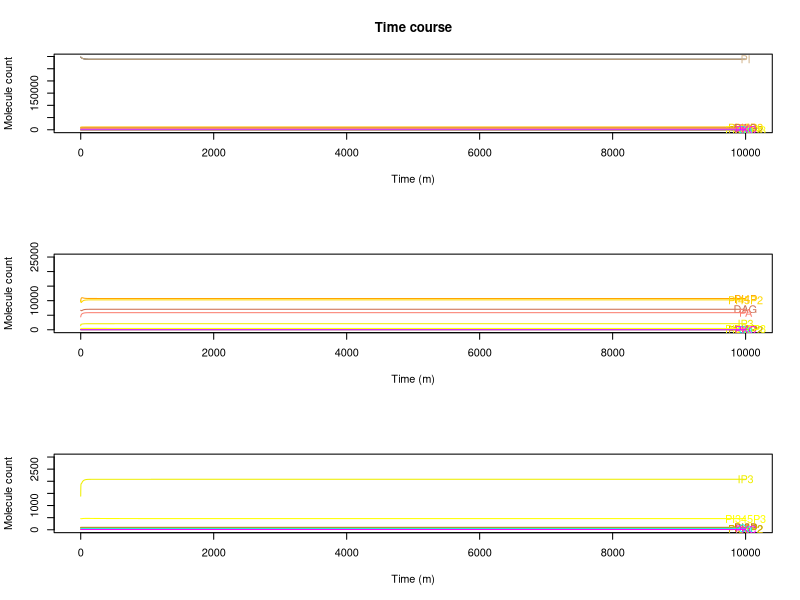

The R script that drew this image: (Note: this script raises an error after producing the figure.)
### Model ###
### This is basal - bistable ###

### Competition in the phosphatases ###
### regulation in PI3KI and PTEN    ###
### PLC, DAG, DGK, PA               ###
### PA and DAG 25% of PI4P		###
### 82% of PA comes from DGK		###

### There is a unspected bistability here. Change gamma_5K4P_5K_45P to .075

rm(list=ls())	#clean memory
graphics.off() 	#close plot windows



################## competition and regulation - this is basal ##########################

library(deSolve)	#library for solve diferential equations
#citation("deSolve")

# Insert the number of time units that the simulation will run
tmax=10000
# Insert the step of the simulation
tstep=1
t=seq(0,tmax+1,tstep) 	# time


mp1_Ca = 1				# Calcium metaparameter
mp2_PI3KI = 0.0006217539	# metaparameter for PI3KI
mp3_PTEN = 0.003			# metaparameter for PTEN
mp4_PLC = .3			# PLC metaparameter

HS = function (PA)(1 + 1.7*PA^3/(PA^3+7000^3))

PS = 150000

# Inicial states for variables
# insert, in the parentesis, the inicial value of the dependent variables (ex: X=2) 
state=c(PI =  297877.9,PI3P = 96.80468, PI4P = 9835.422, PI5P = 98.36936,
	PI35P2 = 21.57369, PI45P2 = 10042.65, PI34P2 = 44.92887,
	PI345P3 = 457.4147,
	pi_3KI_a = 281.6386, PTEN_a = 2.008187,
	DAG=6681.578,
	IP3=1386.709,
	PA=4430.644,
	Ca = 60,
	PIP5KI_PI4P=70,
	pi_4K_pip_5KI_PI4P=20,
	PKC = 12,
	PLC = 5,
	GPCR = 8.786603
	) 

# parameters and variables that are doing nothing and could be deleted
# pi_3KIc
# PTENc

# gamma_Ca
# gammaCa_
# PLCi






# insert, in the parentecis, the parameters and independent variables and their values (ex: const=5, rate=2). 
# If no parameters and independent variables just put a zero.
parameters=c(
		pi_3KI = 1000,			# this and PTEN control the level of PI(345)P3
		PTEN = 50,				# (phosphatase and tensin homologue deleted on chromosome 10) PI_3P family. This and pip_3K control the level of PI(345)P3 

		pi_3KII = 75,	      	# creates PI34P2 from PI4P. In vitro can phosphorilate PI to PI4P so effectly that the original name of this enzyme was PI_4K_type_I 
		pi_3KIII = 5,			# Phosphorilate PI into PI3P.
		pi_4K = 450,		   	# type II. Phosphorilate PI into PI4P. Very similar to PI_3Ks in structure. Type I was after all, PI_3KII 
		pi_Kfyve = 48,			# type III PIP_5K. Really diferent from the other PIP_5K.
		pip_5KIt = 600,			# Phosphorilate PI4P into PI45P2. Activated by PA.
		pip_5KII = 845,    		# Phosphorilate PI5P into PI45P2 
		pi_4K_pip_5KIt = 250,		# this is here because PI45P2 should not be inflenced by PI4P depletion

		SYNJ = 30, 				# phosphatase that transforms PI45P2 directly into PI
		SAC1 = 100,
		SAC2 = 1,
		SAC3 = 5,
		INPP4 = 50,
		TMEM55 = 20,
		MTMR1_6_14 = 63,
		MTMR78 = 18,

		ORCL1 = 3,
		INPP5BJ = 1,
		INPP5E = 1,
		SKIP = 5,
		SHIP2 = 1,

		PLCt = 10,  		# Phospholipase C. Breaks PI45P2 into DAG and IP3.
		DGK = 30,  			# Diacylglicerol Kinase. Transforms DAG into PA.
		LPP = 100,  		# Phosphatase that transforms PA into DAG, S1P into Shingosine and C1P into ceramide.

		gamma_0 = 15000, 
		gamma_4 = 150,
		gamma_3 = 10,

		gamma0_3a = 0*5.459875e+14, f0_3a_PI = 1.138439e-01 , 
		gamma0_3b = 8.809591e+14, f0_3b_PI = 0.1761429 , f0_3b_PI4P = -0.07030248,
		gamma0_3c = 5.459875e+14, f0_3c_PI = 1.138439e-01 , 			
		gamma3_0a = 4.557615e+13, f3_0a_PI3P = 0.9995614578, f3_0a_PI4P = -0.04385422, f3_0a_PI5P = -0.0004385422, f3_0a_PI35P2 = -0.0002192711, f3_0a_PI45P2_PI4P = -0.04385422, f3_0a_PI45P2_PI5P = -0.2383381, f3_0a_PI345P3 = -0.001668266, f3_0a_PI45P2_PI = -0.01096355,
		gamma3_0c = 5.096813e+12, f3_0c_PI3P = 0.9993781095, f3_0c_PI4P = -0.06218905, f3_0c_PI5P = -0.0006218905, f3_0c_PI35P2 = -0.0003109453,
		gamma3_0d = 3.059076e+12, f3_0d_PI3P = 9.993364e-01, f3_0d_PI35P2 = -3.317850e-04,
		gamma3_0e = 3.067331e+12, f3_0e_PI3P = 9.993362e-01,


		gamma0_4 = 5.100640e+14, f0_4_PI = 2.864618e-01,  
		gamma4_0a = 4.557615e+13, f4_0a_PI3P = -0.0004385422, f4_0a_PI4P = 0.95614578, f4_0a_PI5P = -0.0004385422, f4_0a_PI35P2 = -0.0002192711, f4_0a_PI45P2_PI4P = -0.04385422, f4_0a_PI45P2_PI5P = -0.2383381, f4_0a_PI345P3 = -0.001668266, f4_0a_PI45P2_PI = -0.01096355,
		gamma4_0c = 5.096813e+12, f4_0c_PI4P = 0.93781095, f4_0c_PI3P = -0.0006218905, f4_0c_PI5P = -0.0006218905, f4_0c_PI35P2 = -0.0003109453,


		gamma0_5 = 4.702825e+11, f0_5_PI = 0.5465332, f0_5_PI3P = -0.000377889,  
		gamma5_0a = 4.557615e+13, f5_0a_PI3P = -0.0004385422, f5_0a_PI4P = -0.04385422, f5_0a_PI5P = 0.9995614578, f5_0a_PI35P2 = -0.0002192711, f5_0a_PI45P2_PI4P = -0.04385422, f5_0a_PI45P2_PI5P = -0.2383381, f5_0a_PI345P3 = -0.001668266, f5_0a_PI45P2_PI = -0.01096355,
		gamma5_0c = 5.096813e+12, f5_0c_PI5P = 0.9993781095, f5_0c_PI3P = -0.0006218905, f5_0c_PI4P = -0.06218905, f5_0c_PI35P2 = -0.0003109453,

		gamma3_35 = 1.618325e+16, f3_35_PI3P = 0.999622111, f3_35_PI = -0.4534668,
		gamma35_3a = 4.557615e+13, f35_3a_PI3P = -0.0004385422, f35_3a_PI4P = -0.04385422, f35_3a_PI5P = -0.0004385422, f35_3a_PI35P2 = 0.9997807289, f35_3a_PI45P2_PI4P = -0.04385422, f35_3a_PI45P2_PI5P = -0.2383381, f35_3a_PI345P3 = -0.001668266, f35_3a_PI45P2_PI = -0.01096355,
		gamma35_3c = 5.096813e+12, f35_3c_PI35P2 = 0.9996890547, f35_3c_PI3P = -0.0006218905, f35_3c_PI4P = -0.06218905, f35_3c_PI5P = -0.0006218905,
		gamma35_3d = 3.060265e+12, f35_3d_PI35P2 = 9.999336e-01,
		gamma35_3e = 5.137691e+12, f35_3e_PI35P2 = 9.996894e-01, f35_3e_PI45P2 = -6.211936e-02, f35_3e_PI345P3 = -2.363093e-03,

		gamma4_45 = 8.493641e+15, f4_45_PI4P = 4.596175e-02, f4_45_PA = 0.2, f4_45_PI45P2 = -0.05,
		gamma45_4a = 4.557615e+13, f45_4a_PI3P = -0.0004385422, f45_4a_PI4P = -0.04385422, f45_4a_PI5P = -0.0004385422, f45_4a_PI35P2 = -0.0002192711, f45_4a_PI45P2_PI4P = 0.95614578, f45_4a_PI45P2_PI5P = -0.2383381, f45_4a_PI345P3 = -0.001668266, f45_4a_PI45P2_PI = -0.01096355,
	 	gamma45_4c = 5.133984e+12, f45_4c_PI45P2 = 9.378613e-01, f45_4c_PI345P3 = -2.363827e-03,
		gamma45_4d = 5.137691e+13, f45_4d_PI45P2 = 9.378806e-01, f45_4d_PI35P2 = -3.105968e-04, f45_4d_PI345P3 = -2.363093e-03,

		gamma5_45 = 2.946989e+13, f5_45_PI5P = 8.784401e-01,
		gamma45_5a = 3.237862e+12, f45_5a_PI3P = -0.0004385422, f45_5a_PI4P = -0.04385422, f45_5a_PI5P = -0.0004385422, f45_5a_PI35P2 = -0.0002192711, f45_5a_PI45P2_PI4P = -0.04385422, f45_5a_PI45P2_PI5P = 0.7616619, f45_5a_PI345P3 = -0.001668266, f45_5a_PI45P2_PI = -0.01096355,
		gamma45_5c = 4.133048e+12, f45_5c_PI45P2 = 6.487218e-01,   	
   	
		gamma45_345 = 1.888500e+14, f45_345_PI45P2 = 3.063327e-01,
		gamma345_45 = 2.904971e+15, f345_45_PI345P3 = 9.555746e-01, f345_45_PI34P2 = -1.101822e-04,
		gamma35_5 = 6.059076e+14, f35_5_PI35P2 = 9.996682e-01, f35_5_PI3P = -6.635700e-04,
	
		gamma34_3 = 1.333061e+12, f34_3_PI34P2 = 9.981983e-01,

		gamma345_34a = 2.476815e+12, f345_34a_PI3P = -0.0004385422, f345_34a_PI4P = -0.04385422, f345_34a_PI5P = -0.0004385422, f345_34a_PI35P2 = -0.0002192711, f345_34a_PI45P2_PI4P = -0.04385422, f345_34a_PI45P2_PI5P = -0.2383381, f345_34a_PI345P3 = 0.998331734, f345_34a_PI45P2_PI = -0.01096355,
		gamma345_34c = 2.790040e+11, f345_34c_PI345P3 = 9.976362e-01, f345_34c_PI45P2 = -6.213866e-02,
		gamma345_34d = 2.792054e+11, f345_34d_PI345P3 = 9.976369e-01, f345_34d_PI35P2 = -3.105968e-04, f345_34d_PI45P2 = -6.211936e-02,
		gamma345_34e = 1.678636e+11, f345_34e_PI345P3 = 9.981984e-01,

		gammai_ = 0.045,
		gamma0_45 = 2.666243e+14, f0_45_PI = 2.864618e-01, f0_45_PA = 0.2, f0_45_PI45P2 = -0.05,
		gamma4_34a = 0*5.229823e+12, f4_34a_PI4P = 5.009150e-01,
		gamma4_34b = 5.638138e+14, f4_34b_PI4P = 0.92969752, f4_34b_PI = -0.8238571 ,
		gamma34_4 = 5.043352e+11, f34_4_PI34P2 = 9.998898e-01, f34_4_PI345P3 = -4.442544e-02,
		gamma45_0 = 1.139404e+12, f45_0_PI3P = 0.9995614578, f45_0_PI4P = -0.04385422, f45_0_PI5P = -0.0004385422, f45_0_PI35P2 = -0.0002192711, f45_0_PI45P2_PI4P = -0.04385422, f45_0_PI45P2_PI5P = -0.2383381, f45_0_PI345P3 = -0.001668266, f45_0_PI45P2_PI = -0.01096355
		)
				
parameters=c(parameters,
		gammaPI3KIc_PI3KIa = mp2_PI3KI * 0.005385984, fPI3KIc_PI3KIa_pi_3KI_c = 1, fPI3KIc_PI3KIa_PI345P3 = .7, 
		gammaPI3KIa_PI3KIc = mp2_PI3KI, fPI3KIa_PI3KIc_pi_3KI_a = 1,
 
		gammaPTENc_PTENa = mp3_PTEN * 4.166667e-06, fPTENc_PTENa_PTEN_c = 1, fPTENc_PTENa_PI45P2 = 1, 
		gammaPTENa_PTENc = mp3_PTEN, fPTENa_PTENc_PTEN_a =1, fPTENa_PTENc_PI345P3 = 1,

		gamma45_DAG = 1.878461e+19, f45_DAG_PI45P2 = 9.770418e-01, f45_DAG_PI4P = -1.260449e-02, f45_DAG_PS = -9.642438e-01,
		gammaPA_DAG = 5.538472e+11, fPA_DAG_PA = 9.652797e-01,						
		gammaDAG_PA = 1.652729e+13, fDAG_PA_DAG = 9.475506e-01,
		gamma_DAG = 0.00001,
		gammaDAG_ = .11, f104_DAG = 1,
		gamma_PA = 4,
		gammaPA_ = 0.11, f106_PA = 1,
		gammaPC_PA = 3, f_PC_PA_PKC = .63, f_PC_PA_PI45P2 = .3,
		gammaIP3_ = .5, f107_IP3 = 1,

		gamma_5K_5K4P = .001, f_5K_PA_inactiv = -.3,
		gamma_5K4P_5K = 0.17, f_5K4P_5K_PA = .2,

		gamma_4K5K_4K5K4P = .003, f_4K5K_PA_inactiv = -.3, 
		gamma_4K5K4P_4K5K =  0.1584893, f_4K5K4P_4K5K_PA = .2,

		Ca_t = 1000, 					# total Calcium
		f_IP3_Ca_IP3 = 8, f_IP3_Ca_CaER = 1
		)

parameters = c(parameters,
		gamma_Ca =  as.numeric(mp1_Ca * ( state[names(state)=='Ca']/( parameters[names(parameters)=='Ca_t'] - state[names(state)=='Ca'] ) )), f__Ca_CaER = 1, 
		gammaIP3_Ca =  0, 
		gammaCa_ = 1, f_Ca_Ca = 1,

		gamma_PKC_in = .2, f_PKC_in_CA = 1,
		gamma_PKC_out = 1, f_PKC_out_PKC = 1,

		f_PLC_i_a_PLCi = 1, f_PLC_i_a_Ca = .3, f_PLC_a_i_GPCR = .7
		)

parameters = c(parameters,
		gamma_PLC_i_a = as.numeric(mp4_PLC * (state[names(state)=='PLC']/((parameters[names(parameters)=='PLCt'] - state[names(state)=='PLC'])*(state[names(state)=='Ca']^parameters[names(parameters)=='f_PLC_i_a_Ca'])*(state[names(state)=='GPCR']^parameters[names(parameters)=='f_PLC_a_i_GPCR'])))), 
		gamma_PLC_a_i = mp4_PLC, f_PLC_a_i_PLC = 1,

		gamma_GPCR_in = .6, f_GPCR_in_PKC = -.331,
		gamma_GPCR_out = .03, f_GPCR_out_GPCR = 1,

		gamma4_DAG = 2.546895e+18, f4_DAG_PI4P = 9.873955e-01, f4_DAG_PI45P2 = -2.295818e-02, f4_DAG_PS = -9.642438e-01
		)   
#Pars=as.data.frame(t(parameters)) #create a data.frame p with the same information in vector parameters
#attach(Pars) # put all colunms of p as variables in memory
# cbind(1:length(parameters),parameters)

equations=function(t,state,parameters) 	# function containing the diferential equations
	{with(as.list(c(state,parameters)),
		{
		#rate of change (velocities of the variables concentration changes), the actual diferencial equations
		# insert the diferentical equations (ex: dX=const*X^rate or dX=5*X^2)

		pip_5KI = pip_5KIt - PIP5KI_PI4P

		pi_4K_pip_5KI = pi_4K_pip_5KIt - pi_4K_pip_5KI_PI4P
	
		PLCi = PLCt - PLC
		V_PLC_i_a = gamma_PLC_i_a * (PLCt - PLC)^f_PLC_i_a_PLCi * Ca^f_PLC_i_a_Ca * GPCR^f_PLC_a_i_GPCR
		V_PLC_a_i = gamma_PLC_a_i * PLC^f_PLC_a_i_PLC 
		
		V_0 = gamma_0
		V_4 = gamma_4
		V_3 = gamma_3

		V0_3a = gamma0_3a*PI^f0_3a_PI * pi_3KI_a * 123.245 * 1.66*10^-18
		V0_3b = gamma0_3b * PI^f0_3b_PI * PI4P^f0_3b_PI4P * pi_3KII * 180.983 * 1.66*10^-18
		V0_3c = gamma0_3c*PI^f0_3c_PI*pi_3KIII  * 101.549 * 1.66*10^-18
		V3_0a = gamma3_0a * PI3P^f3_0a_PI3P * PI4P^f3_0a_PI4P * PI5P^f3_0a_PI5P * PI35P2^f3_0a_PI35P2 * PI45P2^f3_0a_PI45P2_PI4P * PI45P2^f3_0a_PI45P2_PI5P * PI345P3^f3_0a_PI345P3 * PI45P2^f3_0a_PI45P2_PI * SYNJ * 185.272 *1.66*10^-18
		V3_0c = gamma3_0c * PI3P^f3_0c_PI3P * PI4P^f3_0c_PI4P * PI5P^f3_0c_PI5P * PI35P2^f3_0c_PI35P2 * SAC1 * 66.967 * 1.66*10^-18
		V3_0d = gamma3_0d * PI3P^f3_0d_PI3P * PI35P2^f3_0d_PI35P2 * MTMR1_6_14 * 69.932 * 1.66*10^-18
		V3_0e = gamma3_0e*PI3P^f3_0e_PI3P * MTMR78 * 75.833 * 1.66*10^-18

		V0_4 = gamma0_4*PI^f0_4_PI* pi_4K * 109.711 * 1.66*10^-18
		V4_0a = gamma4_0a * PI3P^f4_0a_PI3P * PI4P^f4_0a_PI4P * PI5P^f4_0a_PI5P * PI35P2^f4_0a_PI35P2 * PI45P2^f4_0a_PI45P2_PI4P * PI45P2^f4_0a_PI45P2_PI5P * PI345P3^f4_0a_PI345P3 * PI45P2^f4_0a_PI45P2_PI * SYNJ * 185.272 *1.66*10^-18
		V4_0c = gamma4_0c * PI4P^f4_0c_PI4P * PI3P^f4_0c_PI3P * PI5P^f4_0c_PI5P * PI35P2^f4_0c_PI35P2 * SAC1 * 66.967 * 1.66*10^-18

		V0_5 = gamma0_5 * PI^f0_5_PI * PI3P^f0_5_PI3P * pi_Kfyve * 237.136 * 1.66*10^-18
		V5_0a = gamma5_0a * PI3P^f5_0a_PI3P * PI4P^f5_0a_PI4P * PI5P^f5_0a_PI5P * PI35P2^f5_0a_PI35P2 * PI45P2^f5_0a_PI45P2_PI4P * PI45P2^f5_0a_PI45P2_PI5P * PI345P3^f5_0a_PI345P3 * PI45P2^f5_0a_PI45P2_PI * SYNJ * 185.272 *1.66*10^-18
		V5_0c = gamma5_0c * PI5P^f5_0c_PI5P * PI3P^f5_0c_PI3P * PI4P^f5_0c_PI4P * PI35P2^f5_0c_PI35P2 * SAC1 * 66.967 * 1.66*10^-18

		V3_35 = gamma3_35 * PI3P^f3_35_PI3P * PI^f3_35_PI * pi_Kfyve * 237.136 * 1.66*10^-18
		V35_3a = gamma35_3a * PI3P^f35_3a_PI3P * PI4P^f35_3a_PI4P * PI5P^f35_3a_PI5P * PI35P2^f35_3a_PI35P2 * PI45P2^f35_3a_PI45P2_PI4P * PI45P2^f35_3a_PI45P2_PI5P * PI345P3^f35_3a_PI345P3 * PI45P2^f35_3a_PI45P2_PI * SYNJ * 185.272 *1.66*10^-18
		V35_3c = gamma35_3c * PI35P2^f35_3c_PI35P2 * PI3P^f35_3c_PI3P * PI4P^f35_3c_PI4P * PI5P^f35_3c_PI5P * SAC1 * 66.967 * 1.66*10^-18
		V35_3d = gamma35_3d*PI35P2^f35_3d_PI35P2* SAC3 * 103.635 * 1.66*10^-18
		V35_3e = gamma35_3e * PI35P2^f35_3e_PI35P2 * PI45P2^f35_3e_PI45P2 * PI345P3^f35_3e_PI345P3 * INPP5E * 70.205 * 1.66*10^-18

		V4_45 = gamma4_45 * PI4P^f4_45_PI4P * pip_5KI * 65.643 *1.66*10^-18 * HS(PA) * PI45P2^f4_45_PI45P2
		V45_4a = gamma45_4a * PI3P^f45_4a_PI3P * PI4P^f45_4a_PI4P * PI5P^f45_4a_PI5P * PI35P2^f45_4a_PI35P2 * PI45P2^f45_4a_PI45P2_PI4P * PI45P2^f45_4a_PI45P2_PI5P * PI345P3^f45_4a_PI345P3 * PI45P2^f45_4a_PI45P2_PI * SYNJ * 185.272 *1.66*10^-18
		V45_4c = gamma45_4c * PI45P2^f45_4c_PI45P2 * PI345P3^f45_4c_PI345P3 * (ORCL1 * 104.205 * 1.66*10^-18 + INPP5BJ * 96.755 * 1.66*10^-18 + SKIP * 51.090 * 1.66*10^-18 + SAC2 * 128.407* 1.66*10^-18)
 		V45_4d = gamma45_4d * PI45P2^f45_4d_PI45P2 * PI35P2^f45_4d_PI35P2 * PI345P3^f45_4d_PI345P3 * INPP5E * 70.205 * 1.66*10^-18

		V5_45 = gamma5_45*PI5P^f5_45_PI5P*pip_5KII * 46.968 *1.66*10^-18
		V45_5a = gamma45_5a * PI3P^f45_5a_PI3P * PI4P^f45_5a_PI4P * PI5P^f45_5a_PI5P * PI35P2^f45_5a_PI35P2 * PI45P2^f45_5a_PI45P2_PI4P * PI45P2^f45_5a_PI45P2_PI5P * PI345P3^f45_5a_PI345P3 * PI45P2^f45_5a_PI45P2_PI * SYNJ * 185.272 *1.66*10^-18
		V45_5c = gamma45_5c*PI45P2^f45_5c_PI45P2 * TMEM55 * 28.470 * 1.66*10^-18

		V45_345 = gamma45_345*PI45P2^f45_345_PI45P2 * pi_3KI_a * 123.245 * 1.66*10^-18
		V345_45 = gamma345_45 * PI345P3^f345_45_PI345P3 * PI34P2^f345_45_PI34P2 * PTEN_a * 47.166 * 1.66*10^-18

		V35_5 = gamma35_5 * PI35P2^f35_5_PI35P2 * PI3P^f35_5_PI3P * MTMR1_6_14 * 69.932 * 1.66*10^-18

		V34_3 = gamma34_3*PI34P2^f34_3_PI34P2 * INPP4 * 107.347 * 1.66*10^-18

		V345_34a = gamma345_34a * PI3P^f345_34a_PI3P * PI4P^f345_34a_PI4P * PI5P^f345_34a_PI5P * PI35P2^f345_34a_PI35P2 * PI45P2^f345_34a_PI45P2_PI4P * PI45P2^f345_34a_PI45P2_PI5P * PI345P3^f345_34a_PI345P3 * PI45P2^f345_34a_PI45P2_PI * SYNJ * 185.272 *1.66*10^-18
		V345_34c = gamma345_34c * PI345P3^f345_34c_PI345P3 * PI45P2^f345_34c_PI45P2 * (ORCL1 * 104.205 * 1.66*10^-18 + INPP5BJ * 96.755 * 1.66*10^-18 + SKIP  * 51.090 * 1.66*10^-18 + SAC2 * 128.407* 1.66*10^-18)
		V345_34d = gamma345_34d * PI345P3^f345_34d_PI345P3 * PI35P2^f345_34d_PI35P2 * PI45P2^f345_34d_PI45P2 * INPP5E * 70.205 * 1.66*10^-18
		V345_34e = gamma345_34e*PI345P3^f345_34e_PI345P3* SHIP2 * 138.599 * 1.66*10^-18

		V45_  = gammai_*PI45P2
		V0_   = gammai_*PI
		V4_   = gammai_*PI4P
		V345_ = gammai_*PI345P3
		V3_   = gammai_*PI3P
		V35_  = gammai_*PI35P2
		V5_   = gammai_*PI5P
		V34_  = gammai_*PI34P2

		V0_45 = gamma0_45 * PI^f0_45_PI * pi_4K_pip_5KI * 248.608 * 1.66*10^-18  * HS(PA) * PI45P2^f0_45_PI45P2

		V4_34a = gamma4_34a*PI4P^f4_34a_PI4P* pi_3KI_a * 123.245 * 1.66*10^-18
		V4_34b = gamma4_34b * PI4P^f4_34b_PI4P * PI^f4_34b_PI * pi_3KII * 180.983 * 1.66*10^-18 
		V34_4 = gamma34_4 * PI34P2^f34_4_PI34P2 * PI345P3^f34_4_PI345P3 * PTEN_a * 47.166 * 1.66*10^-18

		V45_0 = gamma45_0 * PI3P^f45_0_PI3P * PI4P^f45_0_PI4P * PI5P^f45_0_PI5P * PI35P2^f45_0_PI35P2 * PI45P2^f45_0_PI45P2_PI4P * PI45P2^f45_0_PI45P2_PI5P * PI345P3^f45_0_PI345P3 * PI45P2^f45_0_PI45P2_PI * SYNJ * 185.272 *1.66*10^-18 
		V45_0_inpp5e = gamma45_4d * PI45P2^f45_4d_PI45P2 * INPP5E^2 * 70.205 *1.66*10^-18 

		pi_3KI_c = pi_3KI - pi_3KI_a
		VPI3KIc_PI3KIa = gammaPI3KIc_PI3KIa * (pi_3KI - pi_3KI_a) ^ fPI3KIc_PI3KIa_pi_3KI_c * PI345P3 ^ fPI3KIc_PI3KIa_PI345P3
		VPI3KIa_PI3KIc = gammaPI3KIa_PI3KIc * pi_3KI_a

		PTEN_c = PTEN - PTEN_a
		VPTENc_PTENa = gammaPTENc_PTENa * (PTEN - PTEN_a) ^ fPTENc_PTENa_PTEN_c * PI45P2 ^ fPTENc_PTENa_PI45P2
		VPTENa_PTENc = gammaPTENa_PTENc * PTEN_a ^ fPTENa_PTENc_PTEN_a 

		V45_DAG = gamma45_DAG * PI45P2^(f45_DAG_PI45P2) * PI4P^(f45_DAG_PI4P) * PS^(f45_DAG_PS) * PLC * 88.4215 *1.66*10^-18
		VPA_DAG = gammaPA_DAG * PA^fPA_DAG_PA * LPP * 32.574 * 1.66*10^-18
		VDAG_PA = gammaDAG_PA * DAG^fDAG_PA_DAG * DGK * 116.997 *1.66*10^-18
		V_DAG = gamma_DAG 
		VDAG_ = gammaDAG_ * DAG^f104_DAG 
		V_PA = gamma_PA 
		VPA_ = gammaPA_ * PA^f106_PA
		VPC_PA = gammaPC_PA * PKC^f_PC_PA_PKC * PI45P2^f_PC_PA_PI45P2
		VIP3_ = gammaIP3_ * IP3^f107_IP3

		V5K_5K4P = gamma_5K_5K4P * PI4P * pip_5KI * PA^f_5K_PA_inactiv
		V5K4P_5K = gamma_5K4P_5K * PIP5KI_PI4P * PA^f_5K4P_5K_PA

		V4K5K_4K5K4P = gamma_4K5K_4K5K4P * PI4P * pi_4K_pip_5KI * PA^f_4K5K_PA_inactiv
		V4K5K4P_4K5K = gamma_4K5K4P_4K5K * pi_4K_pip_5KI_PI4P * PA^f_4K5K4P_4K5K_PA
		
		V_Ca = mp1_Ca * ( state[names(state)=='Ca']/( Ca_t - state[names(state)=='Ca'] ) ) * (Ca_t - Ca)^f__Ca_CaER
		VIP3_Ca = gammaIP3_Ca * IP3^f_IP3_Ca_IP3 * (Ca_t - Ca)^f_IP3_Ca_CaER
		VCa_ = mp1_Ca * Ca^f_Ca_Ca

		V_PKC_in = gamma_PKC_in * Ca^f_PKC_in_CA
		V_PKC_out = gamma_PKC_out * PKC^f_PKC_out_PKC

		V_GPCR_in = gamma_GPCR_in * PKC^f_GPCR_in_PKC
		V_GPCR_out = gamma_GPCR_out * GPCR^f_GPCR_out_GPCR

		V_PI4P_DAG = gamma4_DAG * PI4P^(f4_DAG_PI4P) * PI45P2^(f4_DAG_PI45P2) * PS^(f4_DAG_PS) * PLC * 88.4215 *1.66*10^-18

		dPI = V_0 + V3_0a + V3_0c + V3_0d + V3_0e + V4_0a + V4_0c + V5_0a  + V5_0c + V45_0 - V0_3a - V0_3b - V0_3c - V0_4 - V0_5 - V0_ - V0_45 + V45_0_inpp5e
		dPI3P = V_3 + V0_3a + V0_3b + V0_3c + V35_3a + V35_3c + V35_3d + V35_3e + V34_3 - V3_0a - V3_0c - V3_0d - V3_0e - V3_35 - V3_
		dPI4P = V_4 + V0_4 + V45_4a + V45_4c + V45_4d + V34_4 - V4_0a  - V4_0c - V4_45 - V4_ - V4_34a - V4_34b - V_PI4P_DAG 

		dPI5P = V0_5 + V35_5 + V45_5a + V45_5c - V5_0a - V5_0c - V5_45 - V5_
		dPI35P2 = V3_35 - V35_3a - V35_3c - V35_3d - V35_3e - V35_5 - V35_
		dPI45P2 = V4_45 + V5_45 + V345_45 + V0_45 - V45_4a - V45_4c - V45_4d - V45_5a  - V45_5c - V45_345 - V45_ - V45_0 - V45_DAG - V45_0_inpp5e
		dPI34P2 = V345_34a + V345_34c + V345_34d + V345_34e + V4_34a + V4_34b - V34_3 - V34_ - V34_4
		dPI345P3 = V45_345 - V345_45 - V345_34a - V345_34c - V345_34d - V345_34e - V345_		
	
		dpi_3KI_a = (VPI3KIc_PI3KIa - VPI3KIa_PI3KIc) 
		dPTEN_a = VPTENc_PTENa - VPTENa_PTENc 

		dDAG = V_DAG + VPA_DAG  + V_PI4P_DAG + V45_DAG - VDAG_PA - VDAG_ #+ V_PI_DAG
		dIP3 = V45_DAG - VIP3_
		dPA = V_PA + VDAG_PA + VPC_PA - VPA_DAG - VPA_ 
		dCa = 0 # V_Ca + VIP3_Ca - VCa_

		dPIP5KI_PI4P = 0 #V5K_5K4P - V5K4P_5K

		dpi_4K_pip_5KI_PI4P = 0 #V4K5K_4K5K4P - V4K5K4P_4K5K

		dPKC = 0 #V_PKC_in - V_PKC_out

		dPLC = 0 # V_PLC_i_a - V_PLC_a_i	

		dGPCR = V_GPCR_in - V_GPCR_out

		# return the rate of change 
		# insert, in the parentecis, the variables that you want to store the values (ex:dX)
		list(dy=c(dPI, dPI3P, dPI4P, dPI5P,dPI35P2,dPI45P2,dPI34P2,dPI345P3,dpi_3KI_a,dPTEN_a,dDAG,dIP3,dPA,dCa,dPIP5KI_PI4P,dpi_4K_pip_5KI_PI4P,dPKC,dPLC,dGPCR),
				count=c(pip_5KI,pi_4K_pip_5KI,
					V_0,V0_3a,V0_3b,V0_3c,V3_0a,V3_0c,V3_0d,V3_0e,V0_4,V4_0a,V4_0c,V0_5,V5_0a,V5_0c,V3_35,V35_3a,V35_3c,V35_3d,V35_3e,V4_45,V45_4a,V45_4c,V45_4d,V5_45,V45_5a,V45_5c,V45_345,V345_45,V_4,V35_5,V_3,V34_3,V345_34a,V345_34c,V345_34d,V345_34e,
					V45_,V0_,V4_,V345_,V3_,V35_,V5_,V34_,
					V0_45,V4_34a,V4_34b,V34_4,V45_0,V45_0_inpp5e,
					VPI3KIc_PI3KIa,VPI3KIa_PI3KIc,VPTENc_PTENa,VPTENa_PTENc,
					V45_DAG,VPA_DAG,VDAG_PA,V_DAG,VDAG_,V_PA,VPA_,VPC_PA,VIP3_,
					V5K_5K4P,V5K4P_5K,
					V4K5K_4K5K4P,V4K5K4P_4K5K,
					V_Ca, VIP3_Ca,VCa_,
					V_PKC_in,V_PKC_out,
					PLCi,V_PLC_i_a,V_PLC_a_i,
					V_GPCR_in,V_GPCR_out,
					V_PI4P_DAG
					))
		})
	}

perturbations=cbind(c('NA','NA'),c('NA','NA'),c('NA','NA'))	# initiation of perturbations matrix, if unaltered it will do no perturbations






################################## Cruncher function - ode integrator that deals with perturbations ###############################
Cruncher = function (state,t,equations,parameters,perturbations=cbind(c('NA','NA'),c('NA','NA'),c('NA','NA')))
	{

	# running the ode solver
	out_test=NA #cleanning out_MC vector

	# initializating the matrix out1 and out, necessary for the cycle
	out1=rbind(rep(0,1,length(state)+1),c(t=0,state))
	out_test=matrix()

	if (perturbations[1,1]=='NA') # if no perturbations an ordinary ODE is run
		{out_test <- ode(y = state, times = t, func = equations, parms=parameters)}

	if (perturbations[1,1]!='NA') # if there are perturbations, then go to the for cycle
		{
		if (tmax<max(perturbations[1:(nrow(perturbations)-1),1])) {cat("Time error: Last perturbation later than tmax.Please alter tmax or perturbation time.", "\n")}
		for (i in 1:(nrow(perturbations)-1)) # the number of perturbations is nrow(perturbations)-1 because the first line on the perturbations matrix is just to permit the inicial values to be used
			{
			t=seq(max(0,tail(out1[,1],1)+1),perturbations[i+1,1]-1,tstep)  	# set the time intervals #?#
	
			state=out1[nrow(out1),(2:(length(state)+1))]			# retrive the last values of the variables
			for (j in 1:length(state)) 						# check for variables perturbations
				{
				if (names(state)[j]==perturbations[i,2])			# if a perturbation is in a variable this will alter the variable value in the state vector
					{
					state[j]=perturbations[i,3]
					}
				}
			for (k in 1:length(parameters)) 						# check for variables perturbations
				{
				if (names(parameters)[k]==perturbations[i,2])			# if a perturbation is in a variable this will alter the variable value in the state vector
					{
					parameters[k]=perturbations[i,3]
					}
				}

			out1 <- ode(y = state, times = t, func = equations,parms=parameters)	# good and old ode
			if (is.na(out_test[1,1])) {out_test=out1} else {out_test=rbind(out_test,out1)} 			# store the values of the last interval	
			}
		names(out_test)[1]='time'
		}
	out_test
	}

# out_test = Cruncher(state,t,equations,parameters)						# no perturbations
# perturbations1 = Perturb(parameters)
# out_test = Cruncher(state,t,equations,parameters,perturbations)			# with perturbations
# edit(out_test)




# Finaly remove the # form the front of all the next code lines
# On the first column put the time of the perturbation
#ptime=c(0,1000,1500,2000,2500,3000,3500,4000,4500,5000,5500,6000,6500,7000,8000,max(t));
# On the second column put the variables to be altered. (ex: 'X')
#pvar=c('novar','PLC','PLC','PLC','PLC','PLC','PLC','PLC','PLC','PLC','PLC','PLC','PLC','DGK','DGK','novar')
# On the third the new value for the variable.
#pval=c(NA,
#	state[18]*0.01,
#	state[18],
#	state[18]*1,
#	state[18],
##	state[18]*2,
#	state[18],
#	state[18]*3,
#	state[18],
#	state[18]*4,
#	state[18],
#	state[18]*5,
#	state[18],
#	parameters[names(parameters)=='DGK']*0.10,
#	parameters[names(parameters)=='DGK'],
#	NA)
#perturbations=data.frame(time=ptime,var=pvar,val=pval)
#perturbations




out = Cruncher(state,t,equations,parameters,perturbations)
# edit(out)
# View(out)

str(out)
varnames=c('Time (s)','PI','PI3P','PI4P','PI5P','PI35P2','PI45P2','PI34P2','PI345P3',
		'pi_3KI_a','PTEN_a','DAG','IP3','PA','Ca','PIP5KI_PI4P','pi_4K_pip_5KI_PI4P','PKC','PLC','GCPR') 
varcolors=c('gray','tan','orange3','orange','orange3','gold3','gold','gold3','yellow','red','deepskyblue3','salmon3','yellow2','salmon','cyan','tan3','tan4','magenta','black','red')
#  cbind(1:length(varnames),varnames,varcolors)

# naming fluxes in out
flux_names=c(
		'pip_5KI','pi_4K_pip_5KI',
		'V_0','V0_3a','V0_3b','V0_3c','V3_0a','V3_0c','V3_0d','V3_0e','V0_4','V4_0a','V4_0c','V0_5','V5_0a','V5_0c',
		'V3_35','V35_3a','V35_3c','V35_3d','V35_3e','V4_45','V45_4a','V45_4c','V45_4d','V5_45','V45_5a','V45_5c',
		'V45_345','V345_45','V_4','V35_5','V_3','V34_3','V345_34a','V345_34c','V345_34d','V345_34e','V45_','V0_','V4_',
		'V345_','V3_','V35_','V5_','V34_','V0_45','V4_34a','V4_34b','V34_4','V45_0',
		'VPI3KIc_PI3KIa','VPI3KIa_PI3KIc',
		'VPTENc_PTENa','VPTENa_PTENc',
		'V45_DAG','VPA_DAG','VDAG_PA','V_DAG','VDAG_','V_PA','VPA_','VPC_PA','VIP3_',
		'V5K_5K4P','V5K4P_5K',
		'V4K5K_4K5K4P','V4K5K4P_4K5K',
		'V_Ca','VIP3_Ca','VCa_',
		'V_PKC_in','V_PKC_out',
		'PLCi','V_PLC_i_a','V_PLC_a_i',
		'V_GPCR_in','V_GPCR_out',
		'V_PI4P_DAG'
		)
colnames(out)[(length(state)+2):dim(out)[2]]=flux_names


(tail(out,3))[,1:20]



par(mfrow=c(3,1))
# time plot
plot(out[,1],out[,2],type='l',col=1,ylim=c(0,max(out[,2:9])),main='Time course',xlab='Time (m)',ylab='Molecule count')
for (i in c(2:9,12,13,14,15,18)) 
	{
	points(out[,1],out[,i],type='l',col=varcolors[i])
	text(tmax,out[tmax-1,i],varnames[i],col=varcolors[i])
	}

plot(out[,1],out[,2],type='l',col=1,ylim=c(0,25000),xlab='Time (m)',ylab='Molecule count')
for (i in c(2:9,12,13,14,15,18)) 
	{
	points(out[,1],out[,i],type='l',col=varcolors[i])
	text(tmax,out[tmax-1,i],varnames[i],col=varcolors[i])
	}

plot(out[,1],out[,2],type='l',col=1,ylim=c(0,3000),xlab='Time (m)',ylab='Molecule count')
for (i in c(2:9,12,13,14,15,18)) 
	{
	points(out[,1],out[,i],type='l',col=varcolors[i])
	text(tmax,out[tmax-1,i],varnames[i],col=varcolors[i])
	}
par(mfrow=c(1,1))

windows()
par(mfrow=c(2,2))
plot(out[,1],out[,10],type='l',col=1,ylim=c(0,max(out[,10:11])),main='PIK3 PTEN',xlab='Time (m)',ylab='Molecule count')
points(out[,1],out[,10],type='l',col=varcolors[10])
text(tmax,out[tmax-1,10],varnames[10],col=varcolors[10])
points(out[,1],out[,11],type='l',col=varcolors[11])
text(tmax,out[tmax-1,11],varnames[11],col=varcolors[11])

plot(out[,1],out[,16],ylim=c(0,200),type='l',col=varcolors[16],main='PIP5KI')
text(tmax,out[tmax-1,16],varnames[16],col=varcolors[16])
points(out[,1],out[,21],type='l',col='violet')
text(tmax,out[tmax-1,21],names(out[tmax-1,21]),col='violet')

plot(out[,1],out[,17],ylim=c(0,200),type='l',col=varcolors[17],main='PI4K_PIP5KI_DVL')
text(tmax,out[tmax-1,17],varnames[17],col=varcolors[17])
points(out[,1],out[,22],type='l',col='mediumvioletred')
text(tmax,out[tmax-1,22],names(out[tmax-1,22]),col='mediumvioletred')

plot(out[,1],out[,19],ylim=c(0,20),type='l',col=varcolors[19],main='PLC')
text(tmax,out[tmax-1,19],varnames[19],col=varcolors[19])
points(out[,1],out[,94],type='l',col='mediumvioletred')
text(tmax,out[tmax-1,94],names(out[tmax-1,94]),col='mediumvioletred')
par(mfrow=c(1,1))

windows()
plot(out[,1],out[,12],type='l',col='blue',ylim=c(0,max(out[,12:14])),main='Time course',xlab='Time (m)',ylab='Molecule count')
points(out[,1],out[,12],type='l',col=varcolors[12])
text(tmax,out[tmax-1,12],varnames[12],col=varcolors[12])
points(out[,1],out[,13],type='l',col=varcolors[13])
text(tmax,out[tmax-1,13],varnames[13],col=varcolors[13])
points(out[,1],out[,14],type='l',col=varcolors[14])
text(tmax,out[tmax-1,14],varnames[14],col=varcolors[14])
points(out[,1],out[,15],type='l',col=varcolors[15])
text(tmax,out[tmax-1,15],varnames[15],col=varcolors[15])
points(out[,1],out[,18],type='l',col=varcolors[18])
text(tmax,out[tmax-1,18],varnames[18],col=varcolors[18])
points(out[,1],out[,20],type='l',col=varcolors[20])
text(tmax,out[tmax-1,20],varnames[20],col=varcolors[20])
				

           
# list (primitive)
(head(out,3))[,1:20]
(tail(out,3))[,1:20]

sum(out[nrow(out),2:9])

# edit(out)





# normalized graphs
stst=out[500,]						# getting steady state at time 500
out_n=cbind(time=out[1],out[,2:ncol(out)])
#tail(out_n)
out_norm=out[,1]						# creating matrix out_norm to store the normalized information
for (i in 2:ncol(out))
	{
	newc=c(out_n[,i]/as.numeric(stst[i]))	# normalizing to steady state got at time 500
	out_norm=cbind(out_norm,newc)			# storing normalized information
	}
colnames(out_norm)=colnames(out)
#head(out_norm)
# edit(out_norm)

windows()
par(mfrow=c(3,3))
for (i in c(2:9)) 
	{
	plot(out_norm[,1],out_norm[,i],type='l',col=varcolors[i],xlab='Time',ylab='Fold change',main=varnames[i])
	text(tmax,out_norm[tmax,i],varnames[i],col=varcolors[i])
	}
par(mfrow=c(1,1))

windows()
par(mfrow=c(3,3))
for (i in c(12,13,14,15,18,19,20)) 
	{
	plot(out_norm[,1],out_norm[,i],type='l',col=varcolors[i],xlab='Time',ylab='Fold change',main=varnames[i])
	text(tmax,out_norm[tmax,i],varnames[i],col=varcolors[i])
	}
par(mfrow=c(1,1))


# par(mfrow=c(2,1))
# i=7
# plot(out_norm[,1],out_norm[,i],type='l',col=varcolors[i],xlab='Time',ylab='Fold change',main=varnames[i],lwd=5)
# text(tmax,out_norm[tmax,i],varnames[i],col=varcolors[i])
# i=14
# plot(out_norm[,1],out_norm[,i],type='l',col=varcolors[i],xlab='Time',ylab='Fold change',main=varnames[i],lwd=5)
# text(tmax,out_norm[tmax,i],varnames[i],col=varcolors[i])
# par(mfrow=c(1,1))
# out_norm[7900,7]


(tail(out,3))[,1:22]

out_norm[7490,14]
